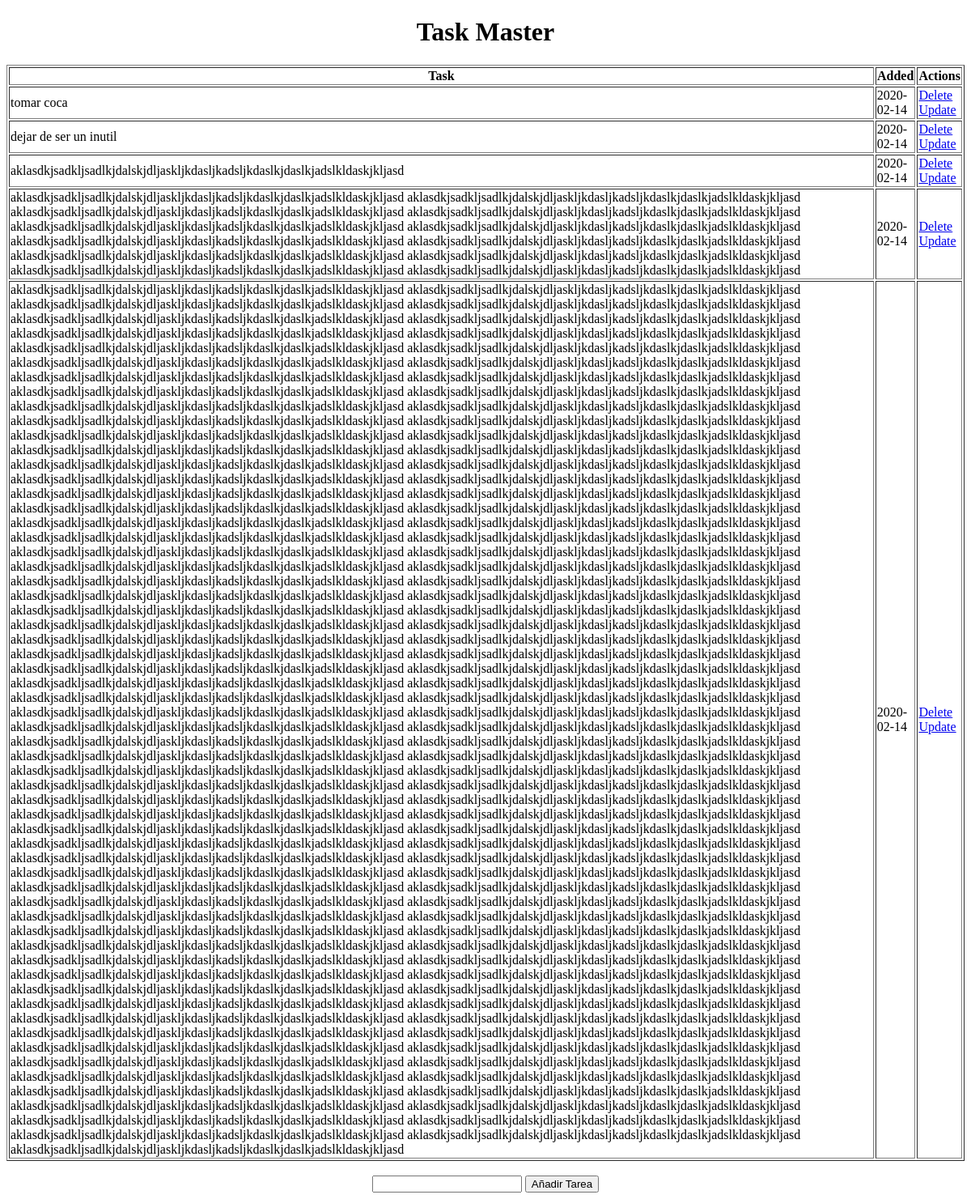
/, run on an earlier commit of the app's database.
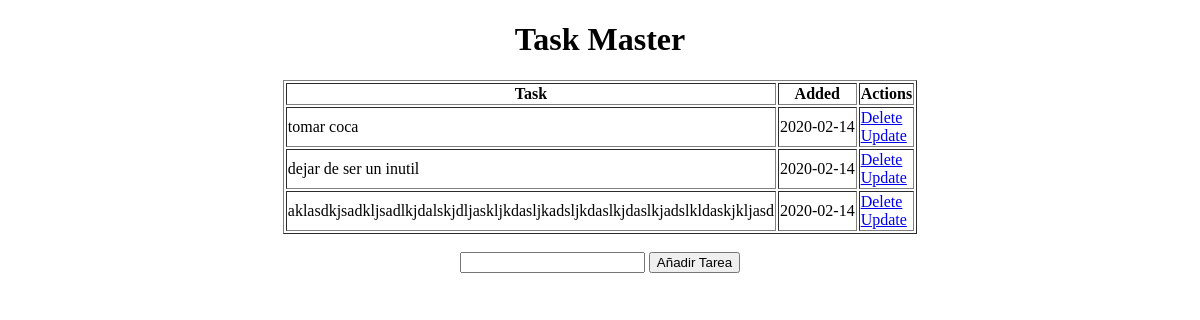
And on a later commit of the database.
### app.py (models this page shows, shortened)
class lista(db.Model):
    id = db.Column(db.Integer, primary_key=True)
    content = db.Column(db.String(200), nullable=False)
    date_created = db.Column(db.DateTime, default=datetime.utcnow)

### app.py (the view)
@app.route('/', methods=['GET', 'POST'])
def index():
    if request.method == "POST":
        task_content =  request.form['content']
        new_task = lista(content=task_content)
        try:
            db.session.add(new_task)
            db.session.commit()
            return redirect('/')
        except:
            return 'Hubo un problema al procesar su solicitud'
    else:
        tasks = lista.query.order_by(lista.date_created).all()
        return render_template('index.html', tasks=tasks)

### templates/index.html (shortened to what this page needs)
{% extends 'base.html' %}
{% block body %}
<div class="content">
    <h1 style="text-align: center;"> Task Master </h1>
    {% if tasks|length < 1 %}
    <h4 style="text-align: center;">No hay tareas para mostrar. Agrege una debajo</1>
    <br>
    {% else %}
    <table  align="center", border="1">
        <tr>
            <th>Task</th>
            <th>Added</th>
            <th>Actions</th>
        </tr>
    {% for task in tasks %}
        <tr>
            <td>{{ task.content }} </td>
            <td>{{ task.date_created.date() }}</td>
            <td>
                <a href="/delete/{{ task.id }}">Delete</a>
                <br>
                <a href="/update/{{ task.id }}">Update</a>
            </td>
        </tr>
    {% endfor %}
    </table>
    {% endif %}
    <br>
    <form action="/" method="POST" align="center">
        <input type="text" name="content" id="content">
        <input type="submit" value="Añadir Tarea">
    </form>
</div>
{% endblock %}

What changed in the data, as far as the page shows it:
removed lista: content "aklasdkjsadkljsadlkjdalskjdljaskljkdasljkadsljkdaslkjdaslkjadslkldaskjkljasd aklasdkjsadkljsadlkjdalskjdljaskljkdasljkadsljkdaslkjdaslkjadslkldaskjkljasd aklasdkjsadkljsadlkjdalskjdljaskljkdasljkadsljkdaslkjdaslkjadslkldaskjkljasd aklasdkjsadkljsadlkjdalskjdljaskljkdasljkadsljkdaslkjdaslkjadslkldaskjkljasd aklasdkjsadkljsadlkjdalskjdljaskljkdasljkadsljkdaslkjdaslkjadslkldaskjkljasd aklasdkjsadkljsadlkjdalskjdljaskljkdasljkadsljkdaslkjdaslkjadslkldaskjkljasd aklasdkjsadkljsadlkjdalskjdljaskljkdasljkadsljkdaslkjdaslkjadslkldaskjkljasd aklasdkjsadkljsadlkjdalskjdljaskljkdasljkadsljkdaslkjdaslkjadslkldaskjkljasd aklasdkjsadkljsadlkjdalskjdljaskljkdasljkadsljkdaslkjdaslkjadslkldaskjkljasd…", date_created "2020-02-14"
removed lista: content "aklasdkjsadkljsadlkjdalskjdljaskljkdasljkadsljkdaslkjdaslkjadslkldaskjkljasd aklasdkjsadkljsadlkjdalskjdljaskljkdasljkadsljkdaslkjdaslkjadslkldaskjkljasd aklasdkjsadkljsadlkjdalskjdljaskljkdasljkadsljkdaslkjdaslkjadslkldaskjkljasd aklasdkjsadkljsadlkjdalskjdljaskljkdasljkadsljkdaslkjdaslkjadslkldaskjkljasd aklasdkjsadkljsadlkjdalskjdljaskljkdasljkadsljkdaslkjdaslkjadslkldaskjkljasd aklasdkjsadkljsadlkjdalskjdljaskljkdasljkadsljkdaslkjdaslkjadslkldaskjkljasd aklasdkjsadkljsadlkjdalskjdljaskljkdasljkadsljkdaslkjdaslkjadslkldaskjkljasd aklasdkjsadkljsadlkjdalskjdljaskljkdasljkadsljkdaslkjdaslkjadslkldaskjkljasd aklasdkjsadkljsadlkjdalskjdljaskljkdasljkadsljkdaslkjdaslkjadslkldaskjkljasd…", date_created "2020-02-14"
